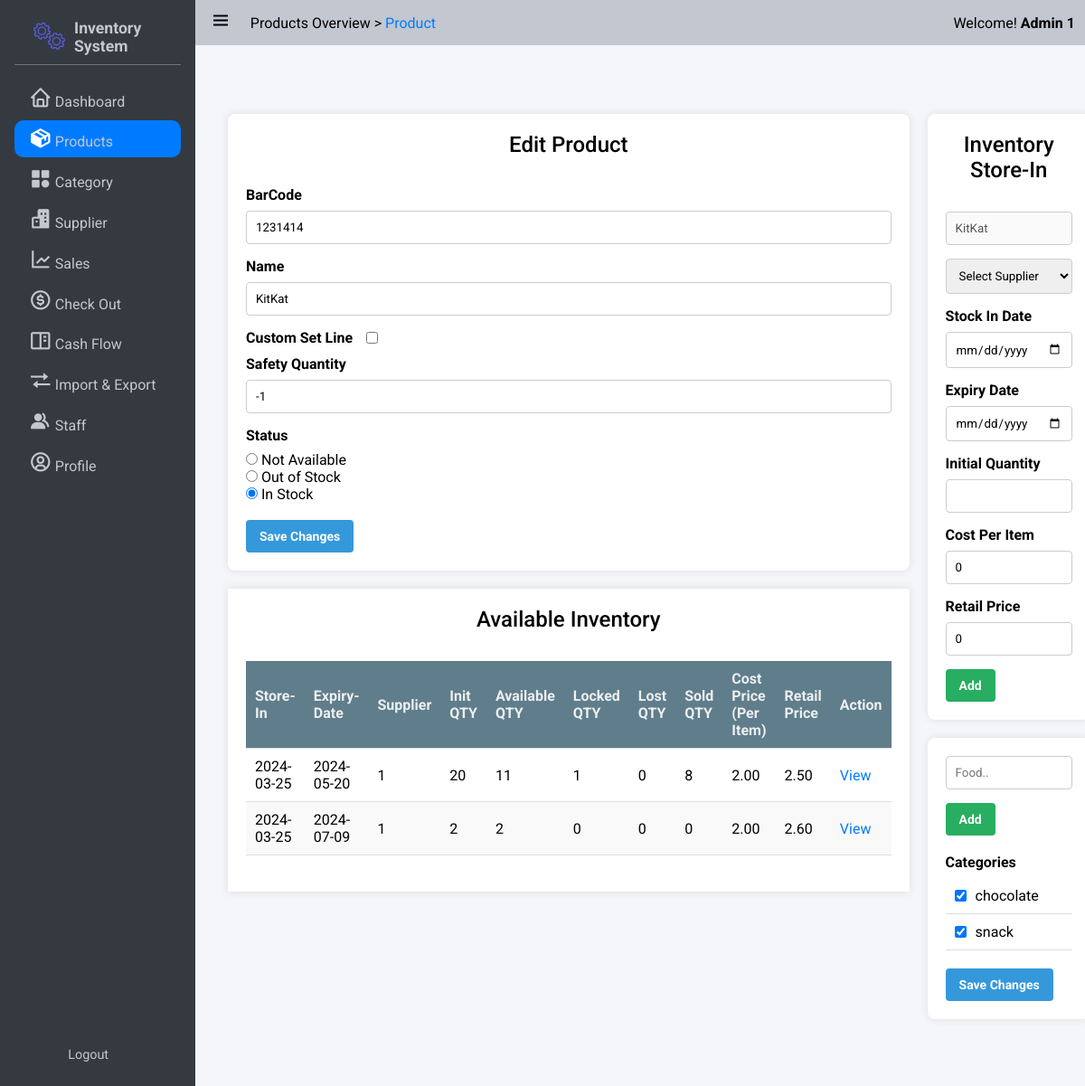
/products/1 (signed in), run on an earlier commit of the app's database.
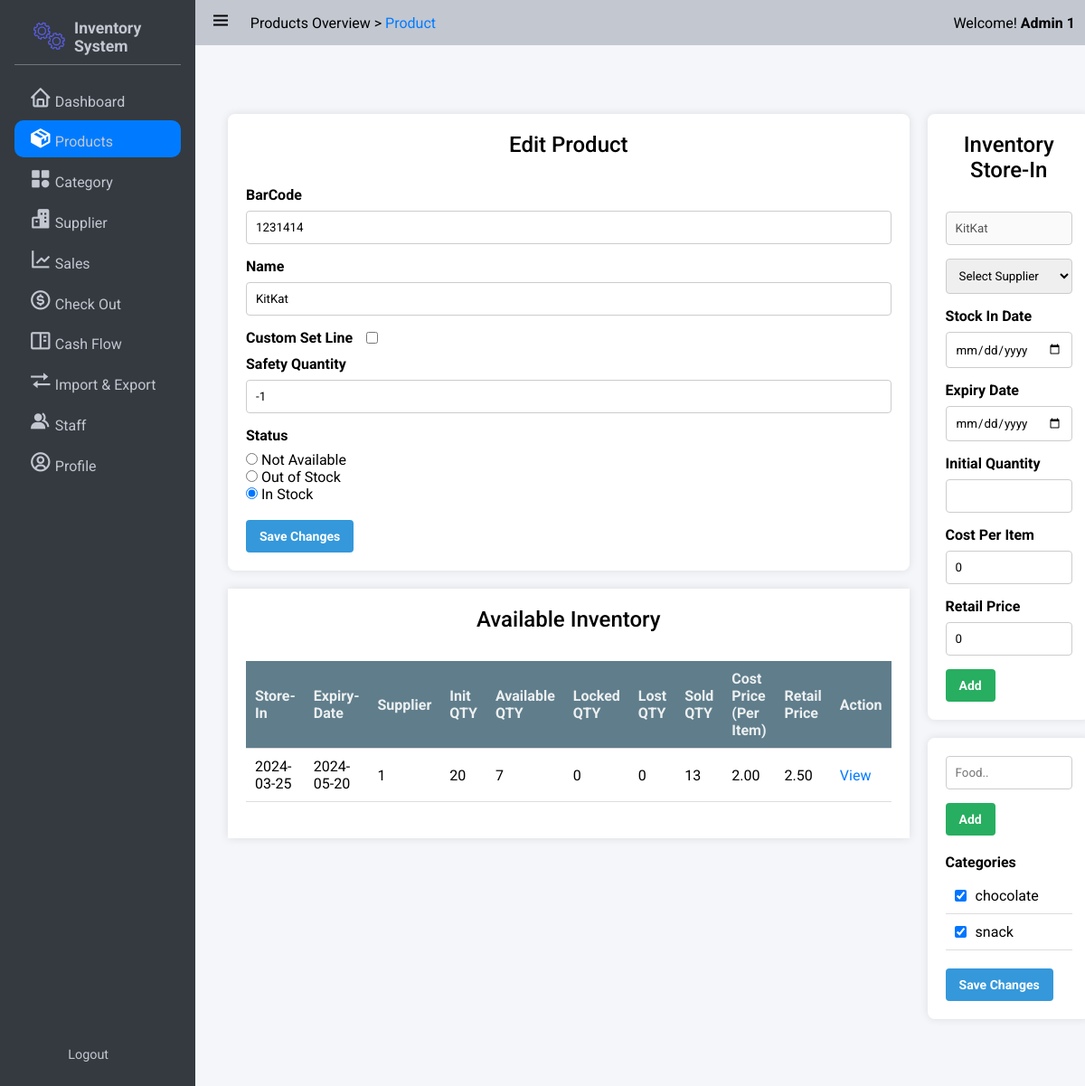
And on a later commit of the database.
### app/models/user.py (models this page shows)
class Role(db.Model):
    __tablename__ = 'roles'
    id = db.Column(db.Integer(), primary_key=True)
    name = db.Column(db.String(50), unique=True)

### app/models/product.py (models this page shows, shortened)
class Product(db.Model):
    id = db.Column(db.Integer, nullable=False, primary_key=True)
    BarCode = db.Column(db.BigInteger,nullable=False)
    Name = db.Column(db.String, nullable=False)
    Safety_quantity = db.Column(db.Integer,nullable=False)
    Status = db.Column(db.String, nullable=False) # "NotAvailable","OutOfStock","InStock"
    Inventories = db.relationship('Inventory',backref='product',lazy=True)  # Improved loading
    Categories = db.relationship('Category',secondary=product_category, backref=db.backref('products', lazy=True), lazy='subquery')

class Inventory(db.Model):
    id = db.Column(db.Integer, nullable=False, primary_key=True)
    Product_id = db.Column(db.Integer,db.ForeignKey('product.id'),nullable=False)
    Supplier_id = db.Column(db.Integer,db.ForeignKey('supplier.id'),nullable=False)
    StockInDate = db.Column(db.Date, nullable=False)
    ExpiryDate = db.Column(db.Date, nullable=False)
    Init_QTY = db.Column(db.Integer, nullable=True)
    Available_QTY = db.Column(db.Integer, nullable=False)
    Locked_QTY = db.Column(db.Integer, nullable=False)
    Lost_QTY = db.Column(db.Integer, nullable=False)
    Sold_QTY = db.Column(db.Integer, nullable=False)
    CostPerItem = db.Column(db.Double, nullable=False)
    RetailPrice = db.Column(db.Double,nullable=False)

### app/models/category.py (models this page shows, shortened)
class Category(db.Model):
    id = db.Column(db.Integer, nullable=False, primary_key=True)
    Name = db.Column(db.String, nullable=False)

### app/product/product_routers.py (the view)
@bp.route('/<int:id>', methods=['GET'])
@login_required
def get_product(id):
    if not id:
        id = request.args.get('id')
    product = db.one_or_404(db.select(Product).filter(Product.id == id))
    suppliers = Supplier.query.all()
    inventories = product.Inventories
    categories = Category.query.all()
    form = CreateProductForm(obj=product)
    form.categories.choices = [(category.id, category.Name) for category in Category.query.all()]
    inventoryForm = InventoryForm()
    inventoryForm.supplier.choices = [(supplier.id,supplier.Name) for supplier in suppliers]
    return render_template('product/detail.html', product=product,categories = categories,inventories = inventories,suppliers=suppliers,form = form,inventoryForm=inventoryForm)

### app/product/product_routers.py
class CreateProductForm(FlaskForm):
    name = StringField('Name', validators=[InputRequired()])
    barcode = IntegerField('BarCode', validators=[InputRequired()])
    safety_quantity_custom = BooleanField('Custom Set Line')
    safety_quantity = IntegerField('Safety Quantity', validators=[Optional()])
    status = SelectField('Status', choices=[('NotAvailable', 'Not Available'), ('OutOfStock', 'Out of Stock'), ('InStock', 'In Stock')], default='NotAvailable')
    categories = SelectMultipleField('Categories', choices=[], coerce=int)
    def __init__(self, *args, **kwargs):
        super(CreateProductForm, self).__init__(*args, **kwargs)
        self.categories.choices = [(category.id, category.Name) for category in Category.query.all()]

### app/auth.py (called while the page is built)
@login_manager.user_loader
def load_user(user_id):
    return User.query.get(int(user_id))

### app/templates/product/detail.html (shortened to what the changed rows need)
{% extends 'base.html' %}
{% block css_style %}
    <link rel="stylesheet" href="{{url_for('static',filename='css/flex.css')}}">
    <link rel="stylesheet" href="{{url_for('static',filename='css/grid.css')}}">
    <link rel="stylesheet" href="{{url_for('static',filename='css/form.css')}}">
    <link rel="stylesheet" href="{{url_for('static',filename='css/table.css')}}">
    <link rel="stylesheet" href="{{url_for('static',filename='css/category.css')}}">
{% endblock %}
{% block content %}
    <div class="grid-container four-two-grid">
        <div class="grid-item">
            <div class="form-container full_width">
            <h3>Edit Product</h3>
                <form method="POST" action="{{ url_for('product.edit_product',id = product.id) }}">
                    {{ form.barcode.label }}
                    {{ form.barcode( value = product.BarCode) }}
                    {{ form.name.label }}
                    {{ form.name( value = product.Name) }}
                    <div class="flex flex-start-center" style="margin-bottom: 10px;">
                    {{ form.safety_quantity_custom.label(style='margin:0') }}
                    {{ form.safety_quantity_custom(style='margin-left:15px') }}
                   </div>
                    {{ form.safety_quantity.label }} {{ form.safety_quantity(value = product.Safety_quantity) }}
                    {{ form.status.label }}
                    {% for choice_key, choice_label in form.status.choices %}
                        <input type="radio"  name="status" value="{{choice_key}}" {% if choice_key == product.Status %} Checked {% endif %}> {{ choice_label }}
                        <br>
                    {% endfor %}
                    <br>
                    <button class="button info" type="submit">Save Changes</button>
                </form>
            </div>
            <div class="table-container">
                <table style="width: 100%;" class="">
                    <thead>
                        <tr>
                            <th>Store-In</th>
                            <th>Expiry-Date</th>
                            <th>Supplier</th>
                            <th>Init QTY</th>
                            <th>Available QTY</th>
                            <th>Locked QTY</th>
                            <th>Lost QTY</th>
                            <th>Sold QTY</th>
                            <th>Cost Price (Per Item)</th>
                            <th>Retail Price</th>
                            <th>Action</th>
                        </tr>
                    </thead>
                    <tbody>
                        {% for inventory in product.Inventories %}
                            <tr>
                                <form method="POST" action="" style="display: inline-block;">
                                    <td>
                                        <span>{{ inventory.StockInDate }}</span>
                                    </td>
                                    <td>
                                        <span>{{ inventory.ExpiryDate }}</span>
                                    </td>
                                    <td>
                                        <span>{{ inventory.Supplier_id }}</span>
                                    </td>
                                    <td>
                                        <span>{{ inventory.Init_QTY }}</span>
                                    </td>
                                    <td>
                                        <span>{{ inventory.Available_QTY }}</span>
                                    </td>
                                    <td>
                                        <span>{{ inventory.Locked_QTY }}</span>
                                    </td>
                                    <td>
                                        <span>{{ inventory.Lost_QTY}}</span>
                                    </td>
                                    <td>
                                        <span>{{ inventory.Sold_QTY }}</span>
                                    </td>
                                    <td>
                                        <span>{{ "%.2f"|format(inventory.CostPerItem) }}</span>
                                    </td>
                                    <td>
                                        <span>{{ "%.2f"|format(inventory.RetailPrice) }}</span>
                                    </td>
                                </form>
                                <td>
                                    <a href="{{url_for('product.inventory_detail',id=inventory.id)}}">View</a>
                                </td>
                            </tr>
                        {% endfor %}
                    </tbody>
                </table>
            </div>
        </div>
        {% for role in current_user.roles if role.name == 'admin' %}
        <div class="grid-item">
            <div class="form-container">
                <h3>Inventory Store-In</h3>
                <form action="{{url_for('product.add_inventory',barcode = product.BarCode)}}" method="post">
                    <input type="text" name="name" id="" value="{{product.Name}}" disabled>
                    <select name="supplier" id="supplier" required>
                        <option value="">Select Supplier</option>
                    </select>
                    <div>
                        {{ inventoryForm.stock_in_date.label }}
                        {{ inventoryForm.stock_in_date() }}
                    </div>
                    <div>
                        {{ inventoryForm.expiry_date.label }}
                        {{ inventoryForm.expiry_date() }}
                    </div>
                    <div>
                        {{ inventoryForm.init_qty.label }}
                        {{ inventoryForm.init_qty(step=1,min=0) }}
                    </div>
                    <div>
                        {{ inventoryForm.cost_per_item.label }}
                        {{ inventoryForm.cost_per_item(min=0.00,step=0.01,value=0) }}
                    </div>
                    <div>
                        {{ inventoryForm.retail_price.label }}
                        {{ inventoryForm.retail_price(min=0.00,step=0.01,value=0) }}
                    </div>
                    <button class="button success" type="submit">Add</button>
                </form>
            </div>
            <div class="form-container">
                <form action="{{url_for('category.create_category')}}" method="post" style="margin-bottom: 10px;">
                      <input type="text" name="category_name" id="" placeholder="Food.." autocomplete="false" required>
                      <button class="button success" type="submit">Add</button>
                </form>
                <form action="{{url_for('product.edit_product',id = product.id)}}" method="post">
                    <ul class="category-list">
                        {{ form.categories.label }}
                        {% set pro_ids = [] %}
                        {% for pro in product.Categories %}
                            {% set _ = pro_ids.append(pro.id) %}
                        {% endfor %}
                        {% for category_id, category_name in form.categories.choices %}
                        <li class="category-item">
                            <input type="checkbox" class="category-input" name="categories" value="{{ category_id }}" {% if category_id in pro_ids %}checked{% endif %}> {{ category_name }}<br>
                        </li>
                        {% endfor %}
                    </ul>
                    <button class="button info" type="submit" name="save_category">Save Changes</button>
                </form>
            </div>
        </div>
        {% endfor %}
    </div>
{% endblock %}

### app/templates/base.html (shortened to what this page needs)
<!DOCTYPE html>
<html lang="en">
<head>
    <link rel="stylesheet" href="{{url_for('static',filename='css/button.css')}}">
    <link rel="stylesheet" href="{{url_for('static',filename='css/style.css')}}">
    <link rel="stylesheet" href="{{url_for('static',filename='css/responsive.css')}}">
    <link rel="stylesheet" href="{{url_for('static',filename='css/cards.css')}}">
    <link rel="stylesheet" href="{{url_for('static',filename='css/preloader.css')}}">
    <link href='https://unpkg.com/boxicons@2.1.4/css/boxicons.min.css' rel='stylesheet'>
    {% block css_style %}{% endblock %}
</head>
<body>
    <div class="wrapper">
        <aside class="opened" id="aside">
            <div class="sidebar">
                <div class="brand-items">
                    <div class="brand-logo">
                        <img src="{{url_for('static',filename='/img/gear-loader.gif')}}" alt="" class="brand-img">
                        <h3>Inventory System</h3>
                    </div>
                </div>
                <div class="menu-bar">
                    <div class="menu">
                        <ul class="menu-links">
                            <li class="menu-link {% block nav_dashboard %}{% endblock %}"><i class='nav-icon bx bx-home'></i><a href="{{ url_for('dashboard') }}">Dashboard</a></li>
                            <li class="menu-link {% block nav_inventory %}{% endblock %}"><i class='nav-icon bx bxs-package'></i><a href="{{ url_for('product.index') }}">Products</a></li>
                            <li class="menu-link {% block nav_category %}{% endblock %}"><i class='nav-icon bx bxs-category' ></i><a href="{{ url_for('category.index') }}">Category</a></li>
                            <li class="menu-link {% block nav_supplier %}{% endblock %}"><i class='nav-icon bx bxs-buildings' ></i><a href="{{ url_for('supplier.index') }}">Supplier</a></li>
                            <li class="menu-link {% block nav_report %}{% endblock %}"><i class='nav-icon bx bx-line-chart' ></i><a href="{{ url_for('sale.sales_index') }}">Sales</a></li>
                            <li class="menu-link {% block nav_checkout %}{% endblock %}"><i class='nav-icon bx bx-dollar-circle' ></i><a href="{{ url_for('sale.show_checkout_page') }}">Check Out</a></li>
                            <li class="menu-link {% block nav_cashflow %}{% endblock %}"><i class='nav-icon bx bx-book-content'></i><a href="{{url_for('cashflow.index')}}">Cash Flow</a></li>
                            <li class="menu-link {% block nav_ImExport %}{% endblock %}"><i class='nav-icon bx bx-transfer'></i><a href="{{url_for('main.imexport_overview')}}">Import & Export</a></li>
                            {% for role in current_user.roles if role.name == 'admin' %}
                                <li class="menu-link {% block nav_staff %}{% endblock %}"><i class='nav-icon bx bxs-group' ></i><a href="{{ url_for('user.index') }}">Staff</a></li>
                            {% endfor %}
                            <li class="menu-link {% block nav_profile %}{% endblock %}"><i class='nav-icon bx bx-user-circle'></i><a href="{{url_for('user.get_staff',id=current_user.id)}}">Profile</a></li>
                        </ul>
                    </div>
                    <div class="bottom-content">
                        <li class="menu-link"><a href="{{url_for('auth.logout')}}">Logout</a></li>
                    </div>
                </div>
            </div>
        </aside>
       <div class="main">
            <header class="main-header">
                <div class="left-nav">
                    <div class="menu-burger">
                        <i class='bx bx-menu '></i>
                    </div>
                    <p>{% block nav_title %}{% endblock %}</p>
                </div>
                <div class="right-nav flex flex-center-center">
                    <span>Welcome! <b>{{current_user.Last_Name + ' ' + current_user.First_Name}}</b></span>
                </div>
            </header>
            <div class="main-container">
                    {% block content %} {% endblock %}
            </div>
        </div>
    </div>
    </body>
    </html>

What changed in the data, as far as the page shows it:
removed Inventory: StockInDate "2024-03-25", ExpiryDate "2024-07-09", Supplier_id "1", Init_QTY "2", Available_QTY "2", Locked_QTY "0", Lost_QTY "0", Sold_QTY "0", CostPerItem "2.00", RetailPrice "2.60"
changed Inventory: Available_QTY "11" → "7"; Locked_QTY "1" → "0"; Sold_QTY "8" → "13"
